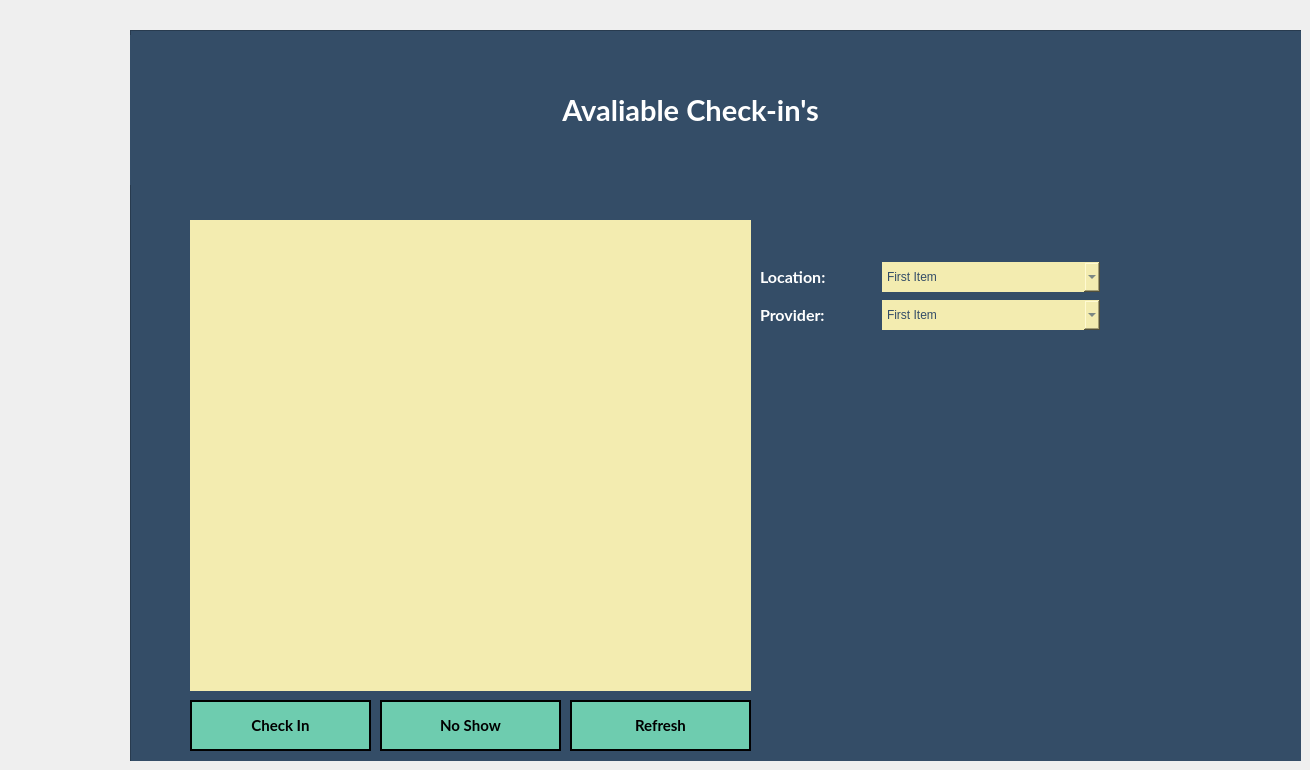
     <widget class="QWidget" name="CheckIn">
      <widget class="QFrame" name="InputsFrame_4">
       <property name="geometry">
        <rect>
         <x>130</x>
         <y>30</y>
         <width>1171</width>
         <height>731</height>
        </rect>
       </property>
       <property name="minimumSize">
        <size>
         <width>0</width>
         <height>681</height>
        </size>
       </property>
       <property name="maximumSize">
        <size>
         <width>16777215</width>
         <height>800</height>
        </size>
       </property>
       <property name="styleSheet">
        <string notr="true">QFrame {
	border-image: none;
	background-color: rgb(52, 77, 103);
}</string>
       </property>
       <property name="frameShape">
        <enum>QFrame::StyledPanel</enum>
       </property>
       <property name="frameShadow">
        <enum>QFrame::Raised</enum>
       </property>
       <widget class="QFrame" name="Main_Frame_2">
        <property name="geometry">
         <rect>
          <x>0</x>
          <y>0</y>
          <width>1171</width>
          <height>751</height>
         </rect>
        </property>
        <property name="minimumSize">
         <size>
          <width>0</width>
          <height>0</height>
         </size>
        </property>
        <property name="maximumSize">
         <size>
          <width>16777215</width>
          <height>16777215</height>
         </size>
        </property>
        <property name="styleSheet">
         <string notr="true">QFrame {
	border-image: none;
	background-color: rgb(52, 77, 103);
}



QLineEdit, QComboBox, QDateEdit, QDateTimeEdit, QListView {
	border-image: none;
    border: none;
	min-width: 200px;
	height: 30px;
	background-color: #F3ECB0;
	color: #344D67;
	font-family: &quot;MS Shell Dlg 2&quot;;
	font-size: 11;
}

QLabel {
	color: white;
}</string>
        </property>
        <property name="frameShape">
         <enum>QFrame::StyledPanel</enum>
        </property>
        <property name="frameShadow">
         <enum>QFrame::Raised</enum>
        </property>
        <widget class="QFrame" name="InputFrame_3">
         <property name="geometry">
          <rect>
           <x>0</x>
           <y>0</y>
           <width>1231</width>
           <height>751</height>
          </rect>
         </property>
         <property name="styleSheet">
          <string notr="true">border-image: none;
</string>
         </property>
         <property name="frameShape">
          <enum>QFrame::StyledPanel</enum>
         </property>
         <property name="frameShadow">
          <enum>QFrame::Raised</enum>
         </property>
         <widget class="QWidget" name="verticalLayoutWidget_4">
          <property name="geometry">
           <rect>
            <x>0</x>
            <y>0</y>
            <width>1121</width>
            <height>161</height>
           </rect>
          </property>
          <layout class="QVBoxLayout" name="verticalLayout_11">
           <item>
            <widget class="QLabel" name="Lable_CheckIns_4">
             <property name="minimumSize">
              <size>
               <width>0</width>
               <height>150</height>
              </size>
             </property>
             <property name="maximumSize">
              <size>
               <width>16777215</width>
               <height>150</height>
              </size>
             </property>
             <property name="font">
              <font>
               <family>Lato</family>
               <pointsize>22</pointsize>
               <weight>75</weight>
               <bold>true</bold>
              </font>
             </property>
             <property name="styleSheet">
              <string notr="true">QLabel {
	color: white;
}</string>
             </property>
             <property name="text">
              <string>Avaliable Check-in's</string>
             </property>
             <property name="alignment">
              <set>Qt::AlignCenter</set>
             </property>
            </widget>
           </item>
          </layout>
         </widget>
         <widget class="QPushButton" name="CheckIn_CheckIn">
          <property name="geometry">
           <rect>
            <x>60</x>
            <y>670</y>
            <width>181</width>
            <height>51</height>
           </rect>
          </property>
          <property name="font">
           <font>
            <family>Lato</family>
            <pointsize>11</pointsize>
            <weight>75</weight>
            <bold>true</bold>
           </font>
          </property>
          <property name="cursor">
           <cursorShape>PointingHandCursor</cursorShape>
          </property>
          <property name="styleSheet">
           <string notr="true">QPushButton {
	border-image: none;
	background-color: #6ECCAF;
	color: black;
	border: 2px solid black;
}

QPushButton::hover {
	background-color: rgb(139, 231, 100);
	color: white;
}

</string>
          </property>
          <property name="text">
           <string>Check In</string>
          </property>
         </widget>
         <widget class="QPushButton" name="CheckIn_NoShow">
          <property name="geometry">
           <rect>
            <x>250</x>
            <y>670</y>
            <width>181</width>
            <height>51</height>
           </rect>
          </property>
          <property name="font">
           <font>
            <family>Lato</family>
            <pointsize>11</pointsize>
            <weight>75</weight>
            <bold>true</bold>
           </font>
          </property>
          <property name="cursor">
           <cursorShape>PointingHandCursor</cursorShape>
          </property>
          <property name="styleSheet">
           <string notr="true">QPushButton {
	border-image: none;
	background-color: #6ECCAF;
	color: black;
	border: 2px solid black;
}

QPushButton::hover {
	background-color: rgb(139, 231, 100);
	color: white;
}

</string>
          </property>
          <property name="text">
           <string>No Show</string>
          </property>
         </widget>
         <widget class="QListWidget" name="CheckIn_ListWidget">
          <property name="geometry">
           <rect>
            <x>60</x>
            <y>190</y>
            <width>561</width>
            <height>471</height>
           </rect>
          </property>
          <property name="minimumSize">
           <size>
            <width>200</width>
            <height>0</height>
           </size>
          </property>
          <property name="styleSheet">
           <string notr="true">QListView::item:selected {
	background-color: #4a90d9
}
</string>
          </property>
         </widget>
         <widget class="QWidget" name="layoutWidget_17">
          <property name="geometry">
           <rect>
            <x>630</x>
            <y>230</y>
            <width>340</width>
            <height>73</height>
           </rect>
          </property>
          <layout class="QVBoxLayout" name="verticalLayout_12">
           <item>
            <layout class="QHBoxLayout" name="horizontalLayout_14">
             <item>
              <widget class="QLabel" name="Label_Location_5">
               <property name="font">
                <font>
                 <family>Lato</family>
                 <pointsize>12</pointsize>
                 <weight>75</weight>
                 <bold>true</bold>
                </font>
               </property>
               <property name="styleSheet">
                <string notr="true"/>
               </property>
               <property name="text">
                <string>Location:</string>
               </property>
              </widget>
             </item>
             <item>
              <widget class="QComboBox" name="CheckIn_Location">
               <property name="styleSheet">
                <string notr="true"/>
               </property>
               <item>
                <property name="text">
                 <string>First Item</string>
                </property>
               </item>
               <item>
                <property name="text">
                 <string>Item 2</string>
                </property>
               </item>
              </widget>
             </item>
            </layout>
           </item>
           <item>
            <layout class="QHBoxLayout" name="horizontalLayout_63">
             <item>
              <widget class="QLabel" name="Label_Doctor_5">
               <property name="font">
                <font>
                 <family>Lato</family>
                 <pointsize>12</pointsize>
                 <weight>75</weight>
                 <bold>true</bold>
                </font>
               </property>
               <property name="styleSheet">
                <string notr="true"/>
               </property>
               <property name="text">
                <string>Provider:</string>
               </property>
              </widget>
             </item>
             <item>
              <widget class="QComboBox" name="CheckIn_Provider">
               <property name="styleSheet">
                <string notr="true"/>
               </property>
               <item>
                <property name="text">
                 <string>First Item</string>
                </property>
               </item>
               <item>
                <property name="text">
                 <string>Item 2</string>
                </property>
               </item>
              </widget>
             </item>
            </layout>
           </item>
          </layout>
         </widget>
         <widget class="QPushButton" name="CheckIn_Refresh">
          <property name="geometry">
           <rect>
            <x>440</x>
            <y>670</y>
            <width>181</width>
            <height>51</height>
           </rect>
          </property>
          <property name="font">
           <font>
            <family>Lato</family>
            <pointsize>11</pointsize>
            <weight>75</weight>
            <bold>true</bold>
           </font>
          </property>
          <property name="cursor">
           <cursorShape>PointingHandCursor</cursorShape>
          </property>
          <property name="styleSheet">
           <string notr="true">QPushButton {
	border-image: none;
	background-color: #6ECCAF;
	color: black;
	border: 2px solid black;
}

QPushButton::hover {
	background-color: rgb(139, 231, 100);
	color: white;
}

</string>
          </property>
          <property name="text">
           <string>Refresh</string>
          </property>
         </widget>
        </widget>
       </widget>
      </widget>
     </widget>
